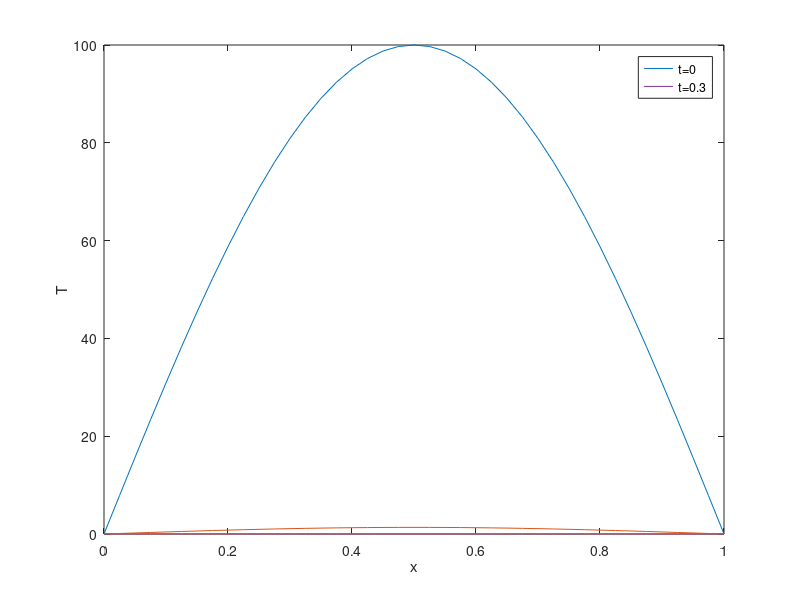

Write the MATLAB code that produced this figure.
clear
close all
clc

l=1;dx=0.025;dt=0.1;alpha=1;
x=0:dx:l;
t=0:dt:0.3;
T(1,:)=100*sin(pi*x/l);pl=zeros(1,length(t));
pl(1)=plot(x,T(1,:));
hold on
for p=1:length(t)-1
for m=2:length(x)-1
T(p+1,m)=alpha*dt/dx^2*(T(p,m+1)+T(p,m-1))+(1-2*alpha*dt/dx^2)*T(p,m);
end
pl(p+1)=plot(x,T(p+1,:));
end
legend([pl(1),pl(end)],'t=0','t=0.3')
xlabel('x')
ylabel('T')
fprintf('the final answere is:\n')
disp(T)